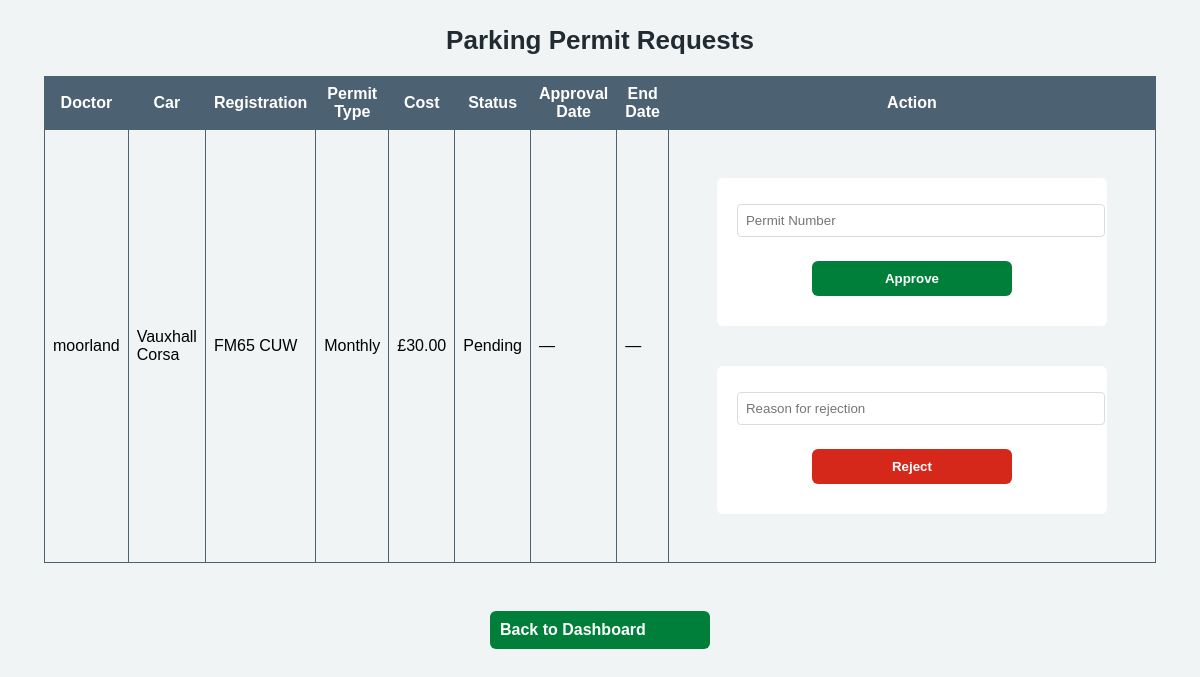
Screenshot of /cw/parking_permit_requests.php (signed in) with the database file from the repository.
### tables this page shows
CREATE TABLE `parking_permit_requests` (
  `username` varchar(100) NOT NULL,
  `car_make` varchar(100) NOT NULL,
  `car_model` varchar(100) NOT NULL,
  `car_reg` varchar(20) NOT NULL,
  `permit_type` enum('Monthly','Yearly') NOT NULL,
  `cost` decimal(10,2) NOT NULL,
  `status` enum('Pending','Accepted','Rejected') NOT NULL DEFAULT 'Pending',
  `permit_number` varchar(100) DEFAULT NULL,
  `rejection_reason` text DEFAULT NULL,
  `request_date` timestamp NOT NULL DEFAULT current_timestamp(),
  `approval_date` datetime DEFAULT NULL,
  `end_date` date DEFAULT NULL
);

### html/cw/parking_permit_requests.php (the view, shortened to what this page needs)
<?php
require("config.php");
$requests = mysqli_query($conn, "SELECT * FROM parking_permit_requests ORDER BY request_date DESC");
?>
<!DOCTYPE html>
<html>
<head>
    <link rel="stylesheet" href="style.css">
</head>
<body>
<h2>Parking Permit Requests</h2>
<table>
<tr>
    <th>Doctor</th>
    <th>Car</th>
    <th>Registration</th>
    <th>Permit Type</th>
    <th>Cost</th>
    <th>Status</th>
    <th>Approval Date</th>
    <th>End Date</th>
    <th>Action</th>
</tr>
<?php while ($r = mysqli_fetch_assoc($requests)) { ?>
<tr>
    <td><?php echo $r['username']; ?></td>
    <td><?php echo $r['car_make'] . " " . $r['car_model']; ?></td>
    <td><?php echo $r['car_reg']; ?></td>
    <td><?php echo ucfirst($r['permit_type']); ?></td>
    <td>£<?php echo $r['cost']; ?></td>
    <td><?php echo ucfirst($r['status']); ?></td>
    <td><?php echo $r['approval_date'] ? $r['approval_date'] : "—"; ?></td>
    <td><?php echo $r['end_date'] ? $r['end_date'] : "—"; ?></td>
    <td>
        <?php if ($r['status'] == 'Pending') { ?>
            <form method="POST" action="parking_permit_requests.php" style="margin-bottom:10px;">
                <input type="text" name="permit_number" placeholder="Permit Number" required>
                <button type="submit" name="approve" class="green-button">Approve</button>
            </form>
            <form method="POST" action="parking_permit_requests.php">
                <input type="text" name="rejection_reason" placeholder="Reason for rejection" required>
                <button type="submit" name="reject" class="red-button">Reject</button>
            </form>
        <?php } elseif ($r['status'] == 'accepted') { ?>
            Permit #: <?php echo $r['permit_number']; ?>
        <?php } elseif ($r['status'] == 'rejected') { ?>
            Rejected — <?php echo $r['rejection_reason']; ?>
        <?php } ?>
    </td>
</tr>
<?php } ?>
</table>
<br>
<a href="admin_dashboard.php" class="green-button" style="width:200px;">Back to Dashboard</a>
</body>
</html>

### html/cw/style.css (style rules this page uses)
body { margin: 0; padding: 0; font-family: Helvetica, Arial, sans-serif;; background: #f0f4f5; }
h1, h2 { text-align: center; color: #212b32; margin-top: 25px; }
h2 { font-size: 26px; margin-bottom: 20px; }
form { width: 350px; background: white; padding: 20px; margin: 40px; border-radius: 6px; border-color: #4c6272; }
input, select { width: 100%; padding: 8px; margin-top: 6px; margin-bottom: 14px; border: 1px solid #d8dde0; border-radius: 4px; }
.green-button { width: 200px; display: block; background: #007f3b; color: white; padding: 10px; margin: 10px auto; border: none; border-radius: 6px; text-decoration: none; font-weight: bold; cursor: pointer; transition: 0.2s; }
.red-button { width: 200px; display: block; background: #d5281b; color: white; padding: 10px; margin: 10px auto; border: none; border-radius: 6px; text-decoration: none; font-weight: bold; cursor: pointer; transition: 0.2s; }
table { width: 90%; margin: 20px auto; border-collapse: collapse; }
th, td { border: 1px solid #4c6272; padding: 8px; }
th { background: #4c6272; color: white; }

### rows the page displays
parking_permit_requests: username "moorland", car_make "Vauxhall", car_model "Corsa", car_reg "FM65 CUW", permit_type "Monthly", cost "30.00", status "Pending"
